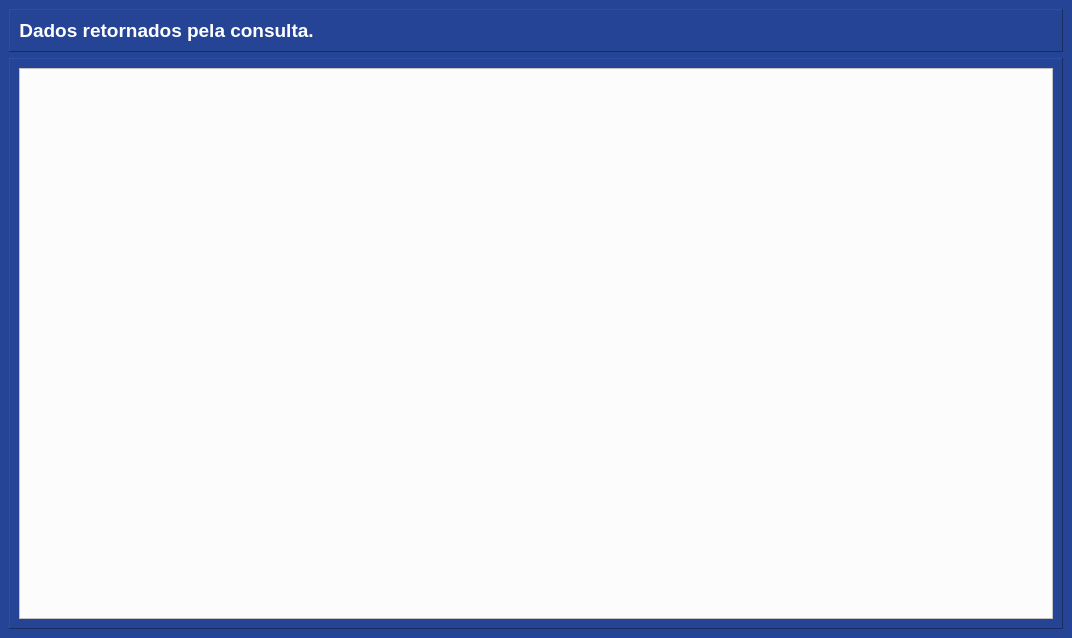
<?xml version="1.0" encoding="UTF-8"?>
<ui version="4.0">
 <class>SQLWindown</class>
 <widget class="QMainWindow" name="SQLWindown">
  <property name="geometry">
   <rect>
    <x>0</x>
    <y>0</y>
    <width>1072</width>
    <height>638</height>
   </rect>
  </property>
  <property name="cursor">
   <cursorShape>ArrowCursor</cursorShape>
  </property>
  <property name="windowTitle">
   <string>MainWindow</string>
  </property>
  <property name="styleSheet">
   <string notr="true">background-color: rgb(38, 68, 149);</string>
  </property>
  <widget class="QWidget" name="centralwidget">
   <layout class="QGridLayout" name="gridLayout">
    <item row="0" column="0">
     <widget class="QFrame" name="frame_2">
      <property name="maximumSize">
       <size>
        <width>16777215</width>
        <height>60</height>
       </size>
      </property>
      <property name="frameShape">
       <enum>QFrame::Panel</enum>
      </property>
      <property name="frameShadow">
       <enum>QFrame::Raised</enum>
      </property>
      <layout class="QGridLayout" name="gridLayout_2">
       <item row="0" column="3" alignment="Qt::AlignRight">
        <widget class="QPushButton" name="pushButton">
         <property name="cursor">
          <cursorShape>PointingHandCursor</cursorShape>
         </property>
         <property name="toolTip">
          <string>&lt;html&gt;&lt;head/&gt;&lt;body&gt;&lt;p&gt;&lt;span style=&quot; font-size:8pt; color:#00007f;&quot;&gt;Salvar em .csv&lt;/span&gt;&lt;/p&gt;&lt;/body&gt;&lt;/html&gt;</string>
         </property>
         <property name="styleSheet">
          <string notr="true">QPushButton{
	border:none;
	color: rgb(0, 0, 127);
}

QPushButton:hover{
	
	color: rgb(255, 255, 255);
	background-color:rgb(49,147,0)
}</string>
         </property>
         <property name="text">
          <string/>
         </property>
         <property name="icon">
          <iconset resource="icons_.qrc">
           <normaloff>:/icons/image/folder.png</normaloff>:/icons/image/folder.png</iconset>
         </property>
         <property name="iconSize">
          <size>
           <width>40</width>
           <height>40</height>
          </size>
         </property>
        </widget>
       </item>
       <item row="0" column="2" alignment="Qt::AlignLeft">
        <widget class="QLabel" name="label">
         <property name="text">
          <string>&lt;html&gt;&lt;head/&gt;&lt;body&gt;&lt;p align=&quot;center&quot;&gt;&lt;span style=&quot; font-size:14pt; font-weight:700; color:#ffffff;&quot;&gt;Dados retornados pela consulta.&lt;/span&gt;&lt;/p&gt;&lt;/body&gt;&lt;/html&gt;</string>
         </property>
        </widget>
       </item>
      </layout>
     </widget>
    </item>
    <item row="1" column="0">
     <widget class="QFrame" name="frame">
      <property name="frameShape">
       <enum>QFrame::Panel</enum>
      </property>
      <property name="frameShadow">
       <enum>QFrame::Raised</enum>
      </property>
      <layout class="QGridLayout" name="gridLayout_3">
       <item row="0" column="0">
        <widget class="QTableWidget" name="tableWidget_query">
         <property name="styleSheet">
          <string notr="true">QHeaderView::section{
background-color:rgb(148,148,148);
	color:rgb(255,255,255);
	font: 10pt &quot;MS Shell Dlg 2&quot;;
}

QTableWidget{
	background-color:rgb(252,252,252);
}</string>
         </property>
         <attribute name="verticalHeaderVisible">
          <bool>false</bool>
         </attribute>
        </widget>
       </item>
      </layout>
     </widget>
    </item>
   </layout>
  </widget>
 </widget>
 <resources>
  <include location="icons_.qrc"/>
 </resources>
 <connections/>
</ui>
